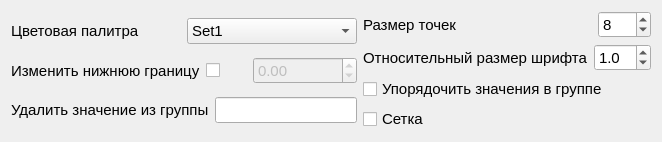
                <widget class="QWidget" name="tab_2">
                 <attribute name="title">
                  <string>Корреляционный график</string>
                 </attribute>
                 <layout class="QGridLayout" name="gridLayout_8">
                  <item row="0" column="0">
                   <layout class="QHBoxLayout" name="horizontalLayout_70">
                    <item>
                     <layout class="QVBoxLayout" name="verticalLayout_33">
                      <item>
                       <layout class="QHBoxLayout" name="horizontalLayout_32">
                        <item>
                         <widget class="QLabel" name="lb_corr_color_pallete_3">
                          <property name="font">
                           <font>
                            <pointsize>11</pointsize>
                           </font>
                          </property>
                          <property name="text">
                           <string>Цветовая палитра</string>
                          </property>
                         </widget>
                        </item>
                        <item>
                         <widget class="QComboBox" name="comboBox_color_pal_corr">
                          <property name="font">
                           <font>
                            <pointsize>11</pointsize>
                           </font>
                          </property>
                          <item>
                           <property name="text">
                            <string>Set1</string>
                           </property>
                          </item>
                          <item>
                           <property name="text">
                            <string>Set2</string>
                           </property>
                          </item>
                          <item>
                           <property name="text">
                            <string>Set3</string>
                           </property>
                          </item>
                          <item>
                           <property name="text">
                            <string>Paired</string>
                           </property>
                          </item>
                          <item>
                           <property name="text">
                            <string>Accent</string>
                           </property>
                          </item>
                          <item>
                           <property name="text">
                            <string>Pastel1</string>
                           </property>
                          </item>
                          <item>
                           <property name="text">
                            <string>Pastel2</string>
                           </property>
                          </item>
                          <item>
                           <property name="text">
                            <string>Dark2</string>
                           </property>
                          </item>
                          <item>
                           <property name="text">
                            <string>rocket</string>
                           </property>
                          </item>
                          <item>
                           <property name="text">
                            <string>mako</string>
                           </property>
                          </item>
                          <item>
                           <property name="text">
                            <string>flare</string>
                           </property>
                          </item>
                          <item>
                           <property name="text">
                            <string>crest</string>
                           </property>
                          </item>
                          <item>
                           <property name="text">
                            <string>viridis</string>
                           </property>
                          </item>
                          <item>
                           <property name="text">
                            <string>plasma</string>
                           </property>
                          </item>
                          <item>
                           <property name="text">
                            <string>inferno</string>
                           </property>
                          </item>
                          <item>
                           <property name="text">
                            <string>magma</string>
                           </property>
                          </item>
                          <item>
                           <property name="text">
                            <string>cividis</string>
                           </property>
                          </item>
                          <item>
                           <property name="text">
                            <string>Greys</string>
                           </property>
                          </item>
                          <item>
                           <property name="text">
                            <string>Reds</string>
                           </property>
                          </item>
                          <item>
                           <property name="text">
                            <string>Greens</string>
                           </property>
                          </item>
                          <item>
                           <property name="text">
                            <string>Blues</string>
                           </property>
                          </item>
                          <item>
                           <property name="text">
                            <string>Oranges</string>
                           </property>
                          </item>
                          <item>
                           <property name="text">
                            <string>Purples</string>
                           </property>
                          </item>
                          <item>
                           <property name="text">
                            <string>YlOrRd</string>
                           </property>
                          </item>
                          <item>
                           <property name="text">
                            <string>tab10</string>
                           </property>
                          </item>
                          <item>
                           <property name="text">
                            <string>deep</string>
                           </property>
                          </item>
                          <item>
                           <property name="text">
                            <string>muted</string>
                           </property>
                          </item>
                          <item>
                           <property name="text">
                            <string>pastel</string>
                           </property>
                          </item>
                          <item>
                           <property name="text">
                            <string>bright</string>
                           </property>
                          </item>
                          <item>
                           <property name="text">
                            <string>dark</string>
                           </property>
                          </item>
                          <item>
                           <property name="text">
                            <string>colorblind</string>
                           </property>
                          </item>
                          <item>
                           <property name="text">
                            <string>tab20</string>
                           </property>
                          </item>
                          <item>
                           <property name="text">
                            <string>tab20b</string>
                           </property>
                          </item>
                          <item>
                           <property name="text">
                            <string>tab20c</string>
                           </property>
                          </item>
                         </widget>
                        </item>
                       </layout>
                      </item>
                      <item>
                       <layout class="QHBoxLayout" name="horizontalLayout_67">
                        <item>
                         <widget class="QLabel" name="lb_del_hue_4">
                          <property name="font">
                           <font>
                            <pointsize>11</pointsize>
                           </font>
                          </property>
                          <property name="text">
                           <string>Изменить нижнюю границу</string>
                          </property>
                         </widget>
                        </item>
                        <item>
                         <widget class="QCheckBox" name="check_change_corr_fig_down_limit">
                          <property name="enabled">
                           <bool>true</bool>
                          </property>
                          <property name="font">
                           <font>
                            <pointsize>11</pointsize>
                           </font>
                          </property>
                          <property name="text">
                           <string/>
                          </property>
                          <property name="checked">
                           <bool>false</bool>
                          </property>
                         </widget>
                        </item>
                        <item>
                         <widget class="QDoubleSpinBox" name="doubleSpinBox_corr_figs">
                          <property name="enabled">
                           <bool>false</bool>
                          </property>
                          <property name="font">
                           <font>
                            <pointsize>11</pointsize>
                           </font>
                          </property>
                          <property name="minimum">
                           <double>-100000.000000000000000</double>
                          </property>
                          <property name="maximum">
                           <double>1000000.000000000000000</double>
                          </property>
                         </widget>
                        </item>
                       </layout>
                      </item>
                      <item>
                       <layout class="QHBoxLayout" name="horizontalLayout_33">
                        <item>
                         <widget class="QLabel" name="lb_del_hue_3">
                          <property name="font">
                           <font>
                            <pointsize>11</pointsize>
                           </font>
                          </property>
                          <property name="toolTip">
                           <string>&lt;html&gt;&lt;head/&gt;&lt;body&gt;&lt;p&gt;Далеко не обязательный параметр. &lt;/p&gt;&lt;p&gt;Можно ввести только одно значение.&lt;/p&gt;&lt;/body&gt;&lt;/html&gt;</string>
                          </property>
                          <property name="text">
                           <string>Удалить значение из группы</string>
                          </property>
                         </widget>
                        </item>
                        <item>
                         <widget class="QLineEdit" name="del_hue">
                          <property name="font">
                           <font>
                            <pointsize>11</pointsize>
                           </font>
                          </property>
                          <property name="toolTip">
                           <string/>
                          </property>
                         </widget>
                        </item>
                       </layout>
                      </item>
                     </layout>
                    </item>
                    <item>
                     <layout class="QVBoxLayout" name="verticalLayout_21">
                      <item>
                       <layout class="QHBoxLayout" name="horizontalLayout_68">
                        <item>
                         <widget class="QLabel" name="lb_del_hue_5">
                          <property name="font">
                           <font>
                            <pointsize>11</pointsize>
                           </font>
                          </property>
                          <property name="text">
                           <string>Размер точек</string>
                          </property>
                         </widget>
                        </item>
                        <item>
                         <widget class="QSpinBox" name="spinBox_points_corrFIGS">
                          <property name="sizePolicy">
                           <sizepolicy hsizetype="Fixed" vsizetype="Fixed">
                            <horstretch>0</horstretch>
                            <verstretch>0</verstretch>
                           </sizepolicy>
                          </property>
                          <property name="font">
                           <font>
                            <pointsize>11</pointsize>
                           </font>
                          </property>
                          <property name="minimum">
                           <number>1</number>
                          </property>
                          <property name="maximum">
                           <number>150</number>
                          </property>
                          <property name="value">
                           <number>8</number>
                          </property>
                         </widget>
                        </item>
                       </layout>
                      </item>
                      <item>
                       <layout class="QHBoxLayout" name="horizontalLayout_69">
                        <item>
                         <widget class="QLabel" name="lb_color_pal_box_12">
                          <property name="sizePolicy">
                           <sizepolicy hsizetype="Expanding" vsizetype="Preferred">
                            <horstretch>0</horstretch>
                            <verstretch>0</verstretch>
                           </sizepolicy>
                          </property>
                          <property name="font">
                           <font>
                            <pointsize>11</pointsize>
                           </font>
                          </property>
                          <property name="text">
                           <string>Относительный размер шрифта</string>
                          </property>
                         </widget>
                        </item>
                        <item>
                         <widget class="QDoubleSpinBox" name="doubleSpinBox_corr_figs_fontscale">
                          <property name="font">
                           <font>
                            <pointsize>11</pointsize>
                           </font>
                          </property>
                          <property name="decimals">
                           <number>1</number>
                          </property>
                          <property name="minimum">
                           <double>0.100000000000000</double>
                          </property>
                          <property name="maximum">
                           <double>25.000000000000000</double>
                          </property>
                          <property name="singleStep">
                           <double>0.100000000000000</double>
                          </property>
                          <property name="value">
                           <double>1.000000000000000</double>
                          </property>
                         </widget>
                        </item>
                       </layout>
                      </item>
                      <item>
                       <widget class="QCheckBox" name="check_sort_or_not_corr_figs">
                        <property name="font">
                         <font>
                          <pointsize>11</pointsize>
                         </font>
                        </property>
                        <property name="toolTip">
                         <string>&lt;html&gt;&lt;head/&gt;&lt;body&gt;&lt;p&gt;Без флажка порядок будет таким, какой он в таблице.&lt;/p&gt;&lt;/body&gt;&lt;/html&gt;</string>
                        </property>
                        <property name="text">
                         <string>Упорядочить значения в группе</string>
                        </property>
                        <property name="checked">
                         <bool>false</bool>
                        </property>
                       </widget>
                      </item>
                      <item>
                       <widget class="QCheckBox" name="check_setka">
                        <property name="font">
                         <font>
                          <pointsize>11</pointsize>
                         </font>
                        </property>
                        <property name="toolTip">
                         <string/>
                        </property>
                        <property name="text">
                         <string>Сетка</string>
                        </property>
                        <property name="checked">
                         <bool>false</bool>
                        </property>
                       </widget>
                      </item>
                     </layout>
                    </item>
                   </layout>
                  </item>
                 </layout>
                </widget>
